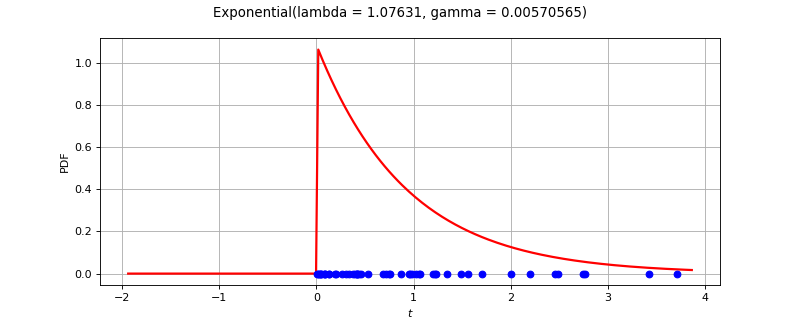

This figure's Python source:
import openturns as ot
from matplotlib import pyplot as plt
from openturns.viewer import View
ot.RandomGenerator.SetSeed(0)
factory = ot.ExponentialFactory()
ref = factory.build()
dimension = ref.getDimension()
if dimension <= 2:
    if dimension == 1:
        sample = ref.getSample(50)
        distribution = factory.build(sample)
        distribution.setDescription(['$t$'])
        pdf_graph = distribution.drawPDF(256)
        cloud = ot.Cloud(sample, ot.Sample(sample.getSize(), 1))
        cloud.setColor('blue')
        cloud.setPointStyle('fcircle')
        pdf_graph.add(cloud)
        pdf_graph.setTitle(str(distribution))
        fig = plt.figure(figsize=(10, 4))
        pdf_axis = fig.add_subplot(111)
        View(pdf_graph, figure=fig, axes=[pdf_axis], add_legend=False)
    else:
        sample = ref.getSample(500)
        distribution = factory.build(sample)
        distribution.setDescription(['$t_0$', '$t_1$'])
        pdf_graph = distribution.drawPDF([256]*2)
        cloud = ot.Cloud(sample)
        cloud.setColor('red')
        cloud.setPointStyle('fcircle')
        pdf_graph.add(cloud)
        pdf_graph.setTitle(str(distribution))
        fig = plt.figure(figsize=(10, 4))
        pdf_axis = fig.add_subplot(111)
        View(pdf_graph, figure=fig, axes=[pdf_axis], add_legend=False, square_axes=True)
